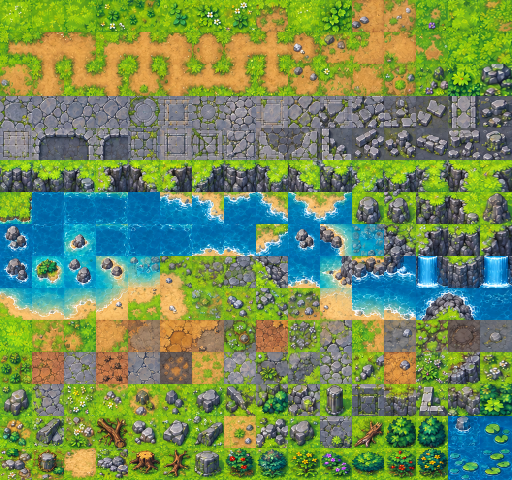
#> input picture assets/tilesets/terrain_atlas.png, 1024 x 960 px, found by its file name (shown at 1/2 size)
$ python blend_grass.py
#> lines starting #> are read from the running program, lines starting #| are printed output that depends on the picture
"""Blend the grass tiles in the terrain atlas so they tile without seams.

Builds a self-tiling grass texture from one base tile, replaces each grass
tile's low-frequency shading with that texture's, and fades each tile's outer
BAND pixels into it. Every grass tile then shares identical edges, so any two
join cleanly. Only the tiles in GRASS are changed.

Edits the atlas in place and is not idempotent: run it once, on fresh output
from build_atlas.py.
    python3 tools/blend_grass.py [ATLAS_PNG]

Requires Pillow and NumPy.
"""
import sys

import numpy as np
from PIL import Image, ImageFilter

DEFAULT_ATLAS = "assets/tilesets/terrain_atlas.png"

TILE = 64
BAND = 10  # edge fade width in pixels
# Atlas coords (column, row) of grass tiles to blend.
GRASS = [(0, 0), (1, 0), (2, 0), (3, 0), (5, 0), (6, 0), (7, 0), (9, 0), (10, 0), (14, 0)]
# Plain grass tiles considered as the source of the shared edge texture.
REFERENCE_CANDIDATES = [(1, 0), (2, 0), (14, 0)]


def smoothstep(x):
    return x * x * (3 - 2 * x)


def lowpass(t, radius=12):
    """Gaussian blur with wrap-around padding, so edges don't bias the result."""
    tiled = np.tile(np.clip(t, 0, 255).astype(np.uint8), (3, 3, 1))
    blurred = np.array(Image.fromarray(tiled).filter(ImageFilter.GaussianBlur(radius)))
    return blurred.astype(float)[TILE:2 * TILE, TILE:2 * TILE]


def seam_score(t, dx, dy):
    """How far the rows/columns around a wrap offset stray from average brightness."""
    lum = t.mean(axis=2)
    cols, rows, mean = lum.mean(axis=0), lum.mean(axis=1), lum.mean()
    near = range(-3, 3)
    return (np.abs(cols[[(dx + i) % TILE for i in near]] - mean).sum()
            + np.abs(rows[[(dy + i) % TILE for i in near]] - mean).sum())


def blend(path):
#> called with path = 'assets/tilesets/terrain_atlas.png'
    atlas = np.array(Image.open(path).convert("RGBA")).astype(float)

    def tile(c, r):
#> called with c = 1, r = 0
        return atlas[r * TILE:(r + 1) * TILE, c * TILE:(c + 1) * TILE, :3].copy()
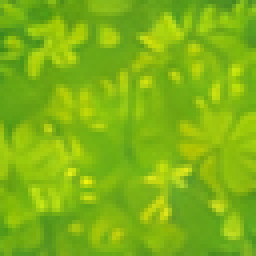
#> returned value: shape (64, 64, 3) float64 (shown 4 times larger); mean of channels 0, 1, 2 127.4, 180.4, 19.4; drawn as R, G, B

    # Pick the base tile and wrap offset whose new seam lines are closest to
    # average brightness; a dark or light band there would repeat at every edge.
    _, rc, rr, dx, dy = min((seam_score(tile(c, r), dx, dy), c, r, dx, dy)
                            for c, r in REFERENCE_CANDIDATES
                            for dx in range(20, 45) for dy in range(20, 45))
#> in seam_score, `lum = t.mean(axis=2)`:
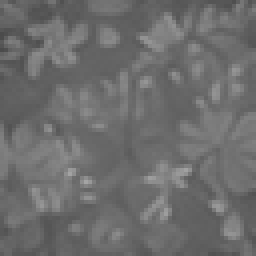
#> lum: shape (64, 64) float64 (shown 4 times larger); min 75, max 164.3, mean 109.1
#> in seam_score, `cols, rows, mean = lum.mean(axis=0), lum.mean(axis=1), lum.mean()`: cols = 64 values, max 116.9 at index 40, min 101.9 at index 0, mean 109.1; rows = 64 values, max 117.7 at index 42, min 96.23 at index 63, mean 109.1; mean = 109.1
#> rc = 1; rr = 0; dx = 26; dy = 25
    print(f"reference tile ({rc}, {rr}), wrap offset ({dx}, {dy})")
#| reference tile (1, 0), wrap offset (26, 25)

    # Self-tiling reference: original center, edges from an offset copy whose
    # wrapped borders were neighbouring pixels in the original.
    d = np.minimum(np.arange(TILE), TILE - 1 - np.arange(TILE)).astype(float)
    edge_dist = np.minimum.outer(d, d)
    center = smoothstep(np.clip((edge_dist - 4) / 20, 0, 1))[..., None]
    base = tile(rc, rr)
    ref = center * base + (1 - center) * np.roll(base, (TILE - dy, TILE - dx), axis=(0, 1))
    ref_low = lowpass(ref)
#> in lowpass, `blurred = np.array(Image.fromarray(tiled).filter(ImageFilter.GaussianB..`:
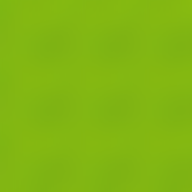
#> blurred: shape (192, 192, 3); mean of channels 0, 1, 2 129.7, 182.1, 18.2; drawn as R, G, B

    keep = smoothstep(np.clip(edge_dist / BAND, 0, 1))[..., None]
    for c, r in GRASS:
        t = tile(c, r)
        t = t - lowpass(t) + ref_low
        t = keep * t + (1 - keep) * ref
        atlas[r * TILE:(r + 1) * TILE, c * TILE:(c + 1) * TILE, :3] = t
#> this loop made 10 passes
#> pass 1, in lowpass (call 2), `tiled = np.tile(np.clip(t, 0, 255).astype(np.uint8), (3, 3, 1))`:
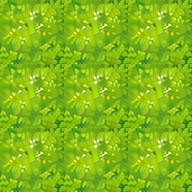
#> tiled: shape (192, 192, 3); mean of channels 0, 1, 2 130.9, 184.1, 24; drawn as R, G, B
#> after the loop:
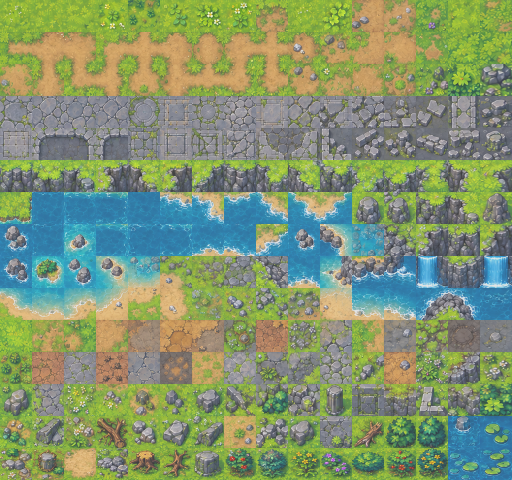
#> atlas: shape (960, 1024, 4) float64 (shown at 1/2 size); mean R, G, B, A 114.9, 140, 89, 255; transparent parts drawn white
#> after the loop:
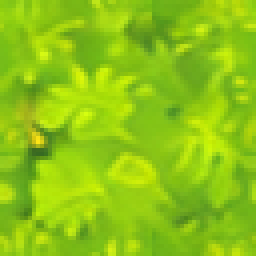
#> t: shape (64, 64, 3) float64 (shown 4 times larger); mean of channels 0, 1, 2 130.9, 183.2, 18; drawn with min black and max white

    Image.fromarray(np.clip(atlas, 0, 255).round().astype(np.uint8)).save(path)
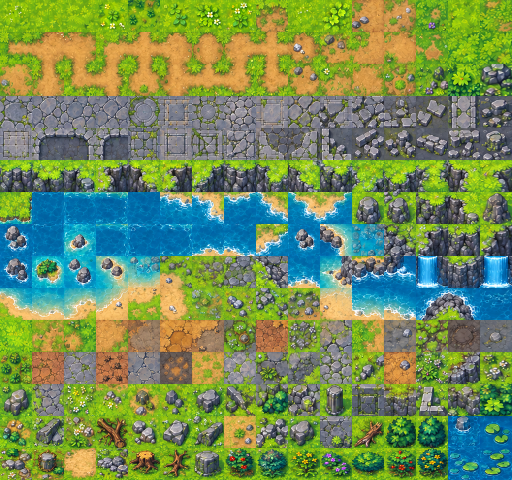
#> saved as terrain_atlas.png: PIL image 1024x960 RGBA (shown at 1/2 size); mean R, G, B, A 114.9, 140, 89, 255
    print(f"blended {len(GRASS)} grass tiles in {path}")


if __name__ == "__main__":
    blend(sys.argv[1] if len(sys.argv) > 1 else DEFAULT_ATLAS)
